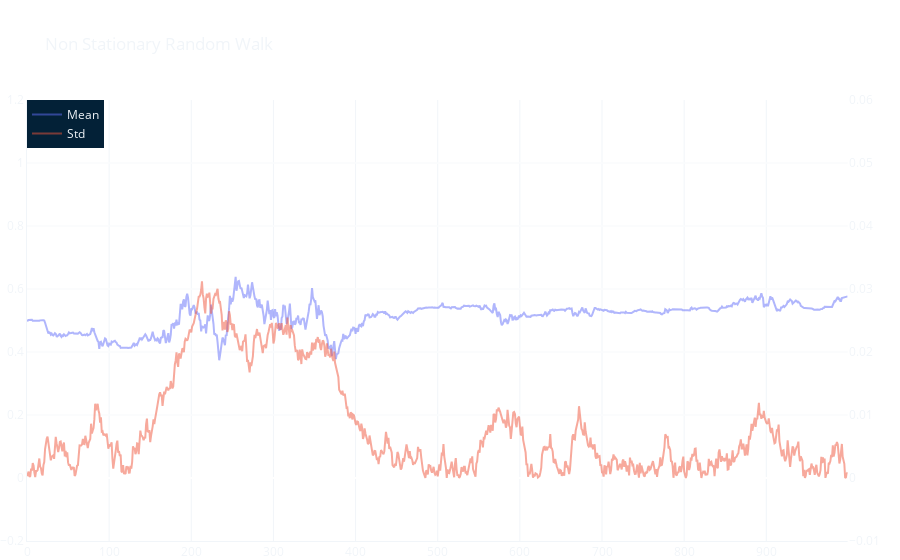

The code cell stored with this chart in its notebook:
### Code cell
N = 1000
p, std = non_stationary_bounded_random_walk(size=N)
games_results = (np.random.random(N) <= p).astype(int)

fig = make_subplots(specs=[[{"secondary_y": True}]])

fig.add_trace(go.Scatter(y=p, opacity=0.5, name='Mean'), secondary_y=False)
fig.add_trace(go.Scatter(y=std, opacity=0.5, name='Std'), secondary_y=True)

fig.update_layout(**layout_dict, title='Non Stationary Random Walk')
fig.update_yaxes(range=[-0.2, 1.2], secondary_y=False)
fig.update_yaxes(range=[-0.01, 0.06], secondary_y=True)
fig.show()

### Figure 1 — Plotly figure (JSON) as saved in the notebook; plotly's stock layout.template omitted (floating-point values rounded to 4 significant figures; data arrays with more than 128 entries replaced by an {"elided": "..."} marker saying what was removed)
{"data": [{"name": "Mean", "opacity": 0.5, "type": "scatter", "xaxis": "x", "y": {"elided": "1000 float values"}, "yaxis": "y"}, {"name": "Std", "opacity": 0.5, "type": "scatter", "xaxis": "x", "y": {"elided": "1000 float values"}, "yaxis": "y2"}], "layout": {"font": {"color": "#f1f5f9"}, "legend": {"bgcolor": "#032137", "x": 0, "y": 1}, "margin": {"b": 0, "l": 0, "r": 0}, "paper_bgcolor": "rgba(0,0,0,0)", "plot_bgcolor": "rgba(0,0,0,0)", "title": {"text": "Non Stationary Random Walk"}, "xaxis": {"anchor": "y", "domain": [0, 0.94], "gridcolor": "#f1f5f9", "linecolor": "#f1f5f9", "zerolinecolor": "#f1f5f9"}, "yaxis": {"anchor": "x", "domain": [0, 1], "gridcolor": "#f1f5f9", "linecolor": "#f1f5f9", "range": [-0.2, 1.2], "zerolinecolor": "#f1f5f9"}, "yaxis2": {"anchor": "x", "overlaying": "y", "range": [-0.01, 0.06], "side": "right"}}}
